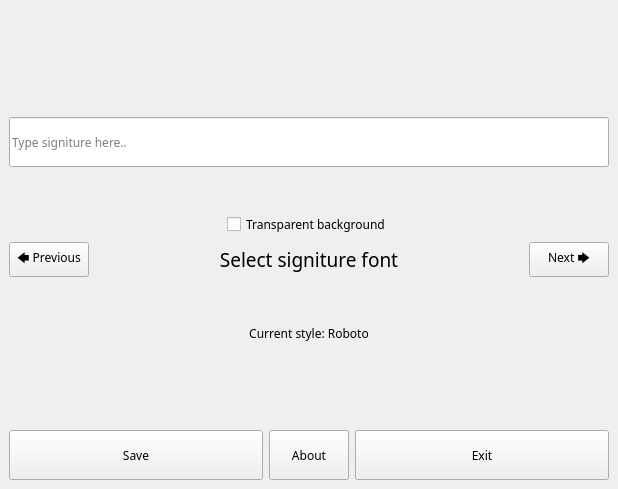
<?xml version="1.0" encoding="UTF-8"?>
<ui version="4.0">
 <class>MainWindow</class>
 <widget class="QMainWindow" name="MainWindow">
  <property name="geometry">
   <rect>
    <x>0</x>
    <y>0</y>
    <width>610</width>
    <height>489</height>
   </rect>
  </property>
  <property name="sizePolicy">
   <sizepolicy hsizetype="Minimum" vsizetype="Minimum">
    <horstretch>0</horstretch>
    <verstretch>0</verstretch>
   </sizepolicy>
  </property>
  <property name="font">
   <font>
    <family>KacstBook</family>
   </font>
  </property>
  <property name="windowTitle">
   <string>Sigmaker</string>
  </property>
  <widget class="QWidget" name="centralwidget">
   <layout class="QGridLayout" name="gridLayout">
    <item row="4" column="0">
     <layout class="QVBoxLayout" name="verticalLayout">
      <item>
       <layout class="QHBoxLayout" name="previewHorizontalLayout">
        <item>
         <spacer name="horizontalSpacer">
          <property name="orientation">
           <enum>Qt::Horizontal</enum>
          </property>
          <property name="sizeHint" stdset="0">
           <size>
            <width>40</width>
            <height>20</height>
           </size>
          </property>
         </spacer>
        </item>
        <item>
         <widget class="PreviewWidget" name="preview" native="true">
          <property name="minimumSize">
           <size>
            <width>600</width>
            <height>75</height>
           </size>
          </property>
         </widget>
        </item>
        <item>
         <spacer name="horizontalSpacer_2">
          <property name="orientation">
           <enum>Qt::Horizontal</enum>
          </property>
          <property name="sizeHint" stdset="0">
           <size>
            <width>40</width>
            <height>20</height>
           </size>
          </property>
         </spacer>
        </item>
       </layout>
      </item>
      <item>
       <widget class="QLineEdit" name="signitureInput">
        <property name="minimumSize">
         <size>
          <width>0</width>
          <height>50</height>
         </size>
        </property>
        <property name="placeholderText">
         <string>Type signiture here..</string>
        </property>
       </widget>
      </item>
      <item>
       <spacer name="verticalSpacer_2">
        <property name="orientation">
         <enum>Qt::Vertical</enum>
        </property>
        <property name="sizeType">
         <enum>QSizePolicy::Fixed</enum>
        </property>
        <property name="sizeHint" stdset="0">
         <size>
          <width>20</width>
          <height>40</height>
         </size>
        </property>
       </spacer>
      </item>
      <item>
       <layout class="QHBoxLayout" name="horizontalLayout_4">
        <item>
         <spacer name="horizontalSpacer_3">
          <property name="orientation">
           <enum>Qt::Horizontal</enum>
          </property>
          <property name="sizeHint" stdset="0">
           <size>
            <width>40</width>
            <height>20</height>
           </size>
          </property>
         </spacer>
        </item>
        <item>
         <widget class="QCheckBox" name="transparentBgcheckBox">
          <property name="enabled">
           <bool>true</bool>
          </property>
          <property name="text">
           <string>Transparent background</string>
          </property>
         </widget>
        </item>
        <item>
         <spacer name="horizontalSpacer_4">
          <property name="orientation">
           <enum>Qt::Horizontal</enum>
          </property>
          <property name="sizeHint" stdset="0">
           <size>
            <width>40</width>
            <height>20</height>
           </size>
          </property>
         </spacer>
        </item>
       </layout>
      </item>
      <item>
       <layout class="QHBoxLayout" name="horizontalLayout_3">
        <item>
         <widget class="QPushButton" name="prevFontButton">
          <property name="sizePolicy">
           <sizepolicy hsizetype="Fixed" vsizetype="Fixed">
            <horstretch>0</horstretch>
            <verstretch>0</verstretch>
           </sizepolicy>
          </property>
          <property name="minimumSize">
           <size>
            <width>0</width>
            <height>35</height>
           </size>
          </property>
          <property name="text">
           <string>🡄 Previous</string>
          </property>
         </widget>
        </item>
        <item>
         <widget class="QLabel" name="label">
          <property name="font">
           <font>
            <family>Sans</family>
            <pointsize>14</pointsize>
           </font>
          </property>
          <property name="text">
           <string>Select signiture font</string>
          </property>
          <property name="alignment">
           <set>Qt::AlignCenter</set>
          </property>
         </widget>
        </item>
        <item>
         <widget class="QPushButton" name="nextFontButton">
          <property name="sizePolicy">
           <sizepolicy hsizetype="Fixed" vsizetype="Fixed">
            <horstretch>0</horstretch>
            <verstretch>0</verstretch>
           </sizepolicy>
          </property>
          <property name="minimumSize">
           <size>
            <width>0</width>
            <height>35</height>
           </size>
          </property>
          <property name="text">
           <string>Next 🡆</string>
          </property>
          <property name="icon">
           <iconset theme="test">
            <normaloff>.</normaloff>.</iconset>
          </property>
         </widget>
        </item>
       </layout>
      </item>
      <item>
       <widget class="QLabel" name="currentStyle">
        <property name="text">
         <string>Current style: Roboto</string>
        </property>
        <property name="alignment">
         <set>Qt::AlignCenter</set>
        </property>
       </widget>
      </item>
      <item>
       <spacer name="verticalSpacer">
        <property name="orientation">
         <enum>Qt::Vertical</enum>
        </property>
        <property name="sizeType">
         <enum>QSizePolicy::Fixed</enum>
        </property>
        <property name="sizeHint" stdset="0">
         <size>
          <width>20</width>
          <height>40</height>
         </size>
        </property>
       </spacer>
      </item>
      <item>
       <layout class="QHBoxLayout" name="horizontalLayout">
        <item>
         <widget class="QPushButton" name="saveButton">
          <property name="sizePolicy">
           <sizepolicy hsizetype="Expanding" vsizetype="Fixed">
            <horstretch>0</horstretch>
            <verstretch>0</verstretch>
           </sizepolicy>
          </property>
          <property name="minimumSize">
           <size>
            <width>0</width>
            <height>50</height>
           </size>
          </property>
          <property name="text">
           <string>Save</string>
          </property>
         </widget>
        </item>
        <item>
         <widget class="QPushButton" name="aboutButton">
          <property name="minimumSize">
           <size>
            <width>0</width>
            <height>50</height>
           </size>
          </property>
          <property name="text">
           <string>About</string>
          </property>
         </widget>
        </item>
        <item>
         <widget class="QPushButton" name="exitButton">
          <property name="sizePolicy">
           <sizepolicy hsizetype="Expanding" vsizetype="Fixed">
            <horstretch>0</horstretch>
            <verstretch>0</verstretch>
           </sizepolicy>
          </property>
          <property name="minimumSize">
           <size>
            <width>0</width>
            <height>50</height>
           </size>
          </property>
          <property name="text">
           <string>Exit</string>
          </property>
         </widget>
        </item>
       </layout>
      </item>
     </layout>
    </item>
   </layout>
  </widget>
 </widget>
 <customwidgets>
  <customwidget>
   <class>PreviewWidget</class>
   <extends>QWidget</extends>
   <header>previewwidget.h</header>
   <container>1</container>
  </customwidget>
 </customwidgets>
 <resources/>
 <connections/>
</ui>
